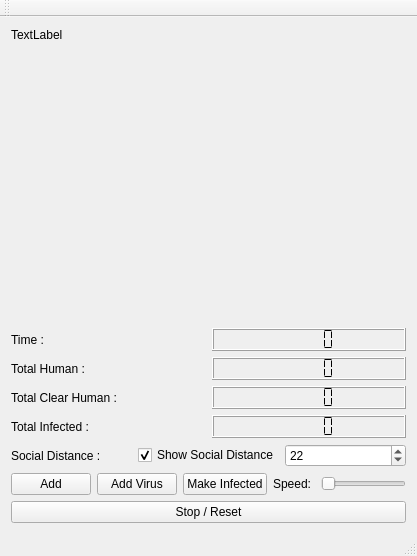
<?xml version="1.0" encoding="UTF-8"?>
<ui version="4.0">
 <class>MainWindow</class>
 <widget class="QMainWindow" name="MainWindow">
  <property name="geometry">
   <rect>
    <x>0</x>
    <y>0</y>
    <width>417</width>
    <height>556</height>
   </rect>
  </property>
  <property name="windowTitle">
   <string>MainWindow</string>
  </property>
  <widget class="QWidget" name="centralWidget">
   <layout class="QVBoxLayout" name="verticalLayout">
    <item>
     <widget class="QLabel" name="label">
      <property name="text">
       <string>TextLabel</string>
      </property>
     </widget>
    </item>
    <item>
     <spacer name="verticalSpacer">
      <property name="orientation">
       <enum>Qt::Vertical</enum>
      </property>
      <property name="sizeHint" stdset="0">
       <size>
        <width>20</width>
        <height>40</height>
       </size>
      </property>
     </spacer>
    </item>
    <item>
     <layout class="QHBoxLayout" name="horizontalLayout_7">
      <item>
       <widget class="QLabel" name="label_7">
        <property name="text">
         <string>Time : </string>
        </property>
       </widget>
      </item>
      <item>
       <widget class="QLCDNumber" name="lcd_time">
        <property name="font">
         <font>
          <weight>75</weight>
          <bold>true</bold>
         </font>
        </property>
        <property name="smallDecimalPoint">
         <bool>false</bool>
        </property>
        <property name="segmentStyle">
         <enum>QLCDNumber::Flat</enum>
        </property>
       </widget>
      </item>
     </layout>
    </item>
    <item>
     <layout class="QHBoxLayout" name="horizontalLayout_4">
      <item>
       <widget class="QLabel" name="label_4">
        <property name="text">
         <string>Total Human :</string>
        </property>
       </widget>
      </item>
      <item>
       <widget class="QLCDNumber" name="lcd_human">
        <property name="font">
         <font>
          <weight>75</weight>
          <bold>true</bold>
         </font>
        </property>
        <property name="smallDecimalPoint">
         <bool>false</bool>
        </property>
        <property name="segmentStyle">
         <enum>QLCDNumber::Flat</enum>
        </property>
       </widget>
      </item>
     </layout>
    </item>
    <item>
     <layout class="QHBoxLayout" name="horizontalLayout_5">
      <item>
       <widget class="QLabel" name="label_5">
        <property name="text">
         <string>Total Clear Human :</string>
        </property>
       </widget>
      </item>
      <item>
       <widget class="QLCDNumber" name="lcd_clear_human">
        <property name="segmentStyle">
         <enum>QLCDNumber::Flat</enum>
        </property>
       </widget>
      </item>
     </layout>
    </item>
    <item>
     <layout class="QHBoxLayout" name="horizontalLayout_3">
      <item>
       <widget class="QLabel" name="label_3">
        <property name="text">
         <string>Total Infected :</string>
        </property>
       </widget>
      </item>
      <item>
       <widget class="QLCDNumber" name="lcd_infected">
        <property name="segmentStyle">
         <enum>QLCDNumber::Flat</enum>
        </property>
       </widget>
      </item>
     </layout>
    </item>
    <item>
     <layout class="QHBoxLayout" name="horizontalLayout_6">
      <item>
       <widget class="QLabel" name="label_6">
        <property name="text">
         <string>Social Distance :</string>
        </property>
       </widget>
      </item>
      <item>
       <widget class="QCheckBox" name="chckShowSocialDistance">
        <property name="text">
         <string>Show Social Distance</string>
        </property>
        <property name="checked">
         <bool>true</bool>
        </property>
       </widget>
      </item>
      <item>
       <widget class="QSpinBox" name="spinBoxSocialDistance">
        <property name="maximum">
         <number>999</number>
        </property>
        <property name="value">
         <number>22</number>
        </property>
       </widget>
      </item>
     </layout>
    </item>
    <item>
     <layout class="QHBoxLayout" name="horizontalLayout">
      <item>
       <widget class="QPushButton" name="btnAdd">
        <property name="text">
         <string>Add</string>
        </property>
       </widget>
      </item>
      <item>
       <widget class="QPushButton" name="btn_add_virus">
        <property name="text">
         <string>Add Virus</string>
        </property>
       </widget>
      </item>
      <item>
       <widget class="QPushButton" name="btnMakeInfect">
        <property name="text">
         <string>Make Infected</string>
        </property>
       </widget>
      </item>
      <item>
       <layout class="QHBoxLayout" name="horizontalLayout_2">
        <item>
         <widget class="QLabel" name="label_2">
          <property name="text">
           <string>Speed: </string>
          </property>
         </widget>
        </item>
        <item>
         <widget class="QSlider" name="speed">
          <property name="orientation">
           <enum>Qt::Horizontal</enum>
          </property>
         </widget>
        </item>
       </layout>
      </item>
     </layout>
    </item>
    <item>
     <layout class="QHBoxLayout" name="horizontalLayout_8">
      <item>
       <widget class="QPushButton" name="btnReset">
        <property name="text">
         <string>Stop / Reset</string>
        </property>
       </widget>
      </item>
     </layout>
    </item>
   </layout>
  </widget>
  <widget class="QMenuBar" name="menuBar">
   <property name="geometry">
    <rect>
     <x>0</x>
     <y>0</y>
     <width>417</width>
     <height>22</height>
    </rect>
   </property>
  </widget>
  <widget class="QToolBar" name="mainToolBar">
   <attribute name="toolBarArea">
    <enum>TopToolBarArea</enum>
   </attribute>
   <attribute name="toolBarBreak">
    <bool>false</bool>
   </attribute>
  </widget>
  <widget class="QStatusBar" name="statusBar"/>
 </widget>
 <layoutdefault spacing="6" margin="11"/>
 <tabstops>
  <tabstop>btnAdd</tabstop>
  <tabstop>btn_add_virus</tabstop>
  <tabstop>btnMakeInfect</tabstop>
  <tabstop>spinBoxSocialDistance</tabstop>
  <tabstop>chckShowSocialDistance</tabstop>
  <tabstop>speed</tabstop>
  <tabstop>btnReset</tabstop>
 </tabstops>
 <resources/>
 <connections/>
</ui>
